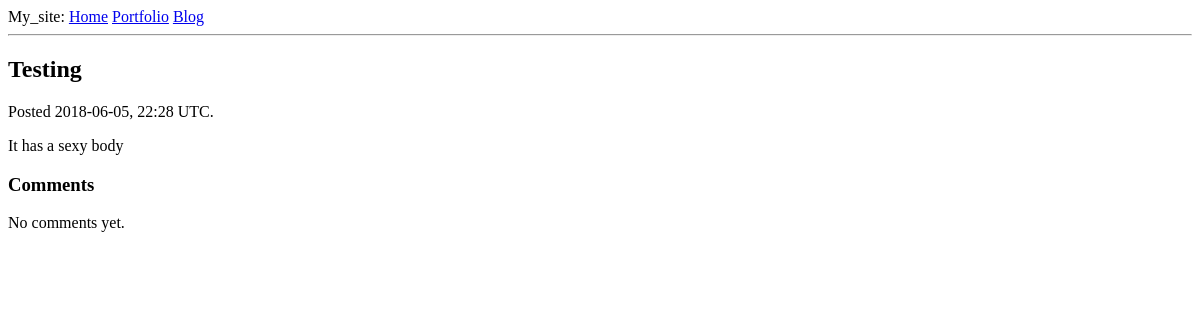
/blog, run on an earlier commit of the app's database.
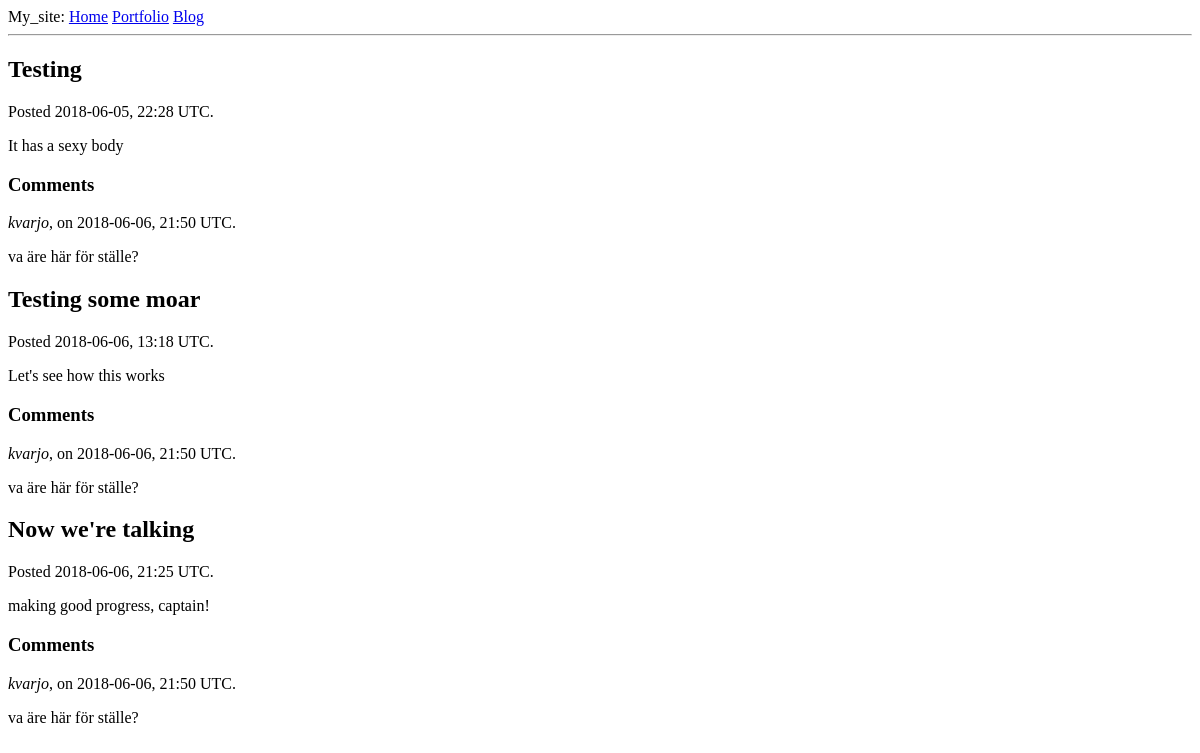
And on a later commit of the database.
### app/models.py (models this page shows, shortened)
class BlogPost(db.Model):
    id = db.Column(db.Integer, primary_key=True)
    title = db.Column(db.String(100))
    body = db.Column(db.String(1000))
    timestamp = db.Column(db.DateTime, index=True, default=datetime.utcnow)
    comments = db.relationship('BlogComment', backref='blog_post',
        lazy='dynamic')

class BlogComment(db.Model):
    id = db.Column(db.Integer, primary_key=True)
    author = db.Column(db.String(64))
    body = db.Column(db.String(500))
    timestamp = db.Column(db.DateTime, index=True, default=datetime.utcnow)
    post_id = db.Column(db.Integer, db.ForeignKey('blog_post.id'))
    email = db.Column(db.String(120), index=True)

### app/routes.py (the view, shortened to what this page needs)
@app.route('/')  # change '/' to actual home WHEN exists(actual home)
@app.route('/blog')
def index():
    form = BlogCommentForm()
    posts = BlogPost.query.all()
    comments = BlogComment.query.all()
    return render_template('index.html', title='Home', posts=posts, form=form,
        comments=comments)

### app/templates/index.html
{% extends "base.html" %}
{% block content %}
    {% for post in posts %}
    <div>
        <h2>{{ post.title }}</h2>
        <p>Posted {{ post.timestamp.strftime("%Y-%m-%d, %H:%M") }} UTC.</p>
        <p>{{ post.body }}</p>
        <div>
            <h3>Comments</h3>
            {% if comments %}
            {% for comment in comments %}
            <p><i>{{ comment.author }}</i>, on {{ comment.timestamp.strftime("%Y-%m-%d, %H:%M") }} UTC.</p>
            <p>{{ comment.body }}</p>
            {% endfor %}
            {% else %}
            <p>No comments yet.</p>
            {% endif %}
        </div>
    </div>
    {% endfor %}
{% endblock %}

### app/templates/base.html (shortened to what this page needs)
<!DOCTYPE html>
<html>
    <head>
    </head>
    <body>
        <div>
            My_site:
            <a href="{{ url_for('index') }}">Home</a>
            <a href="{{ url_for('index') }}">Portfolio</a>
            <a href="{{ url_for('index') }}">Blog</a>
        </div>
        <hr>
        {% block content %}{% endblock %}
    </body>
</html>

What changed in the data, as far as the page shows it:
shown differently, row unchanged: BlogPost "Testing": no longer shows "No comments yet."
added BlogComment: author "kvarjo", timestamp "2018-06-06, 21:50", body "va äre här för ställe?"
added BlogPost: title "Testing some moar", timestamp "2018-06-06, 13:18", body "Let's see how this works"
added BlogPost: title "Now we're talking", timestamp "2018-06-06, 21:25", body "making good progress, captain!"
